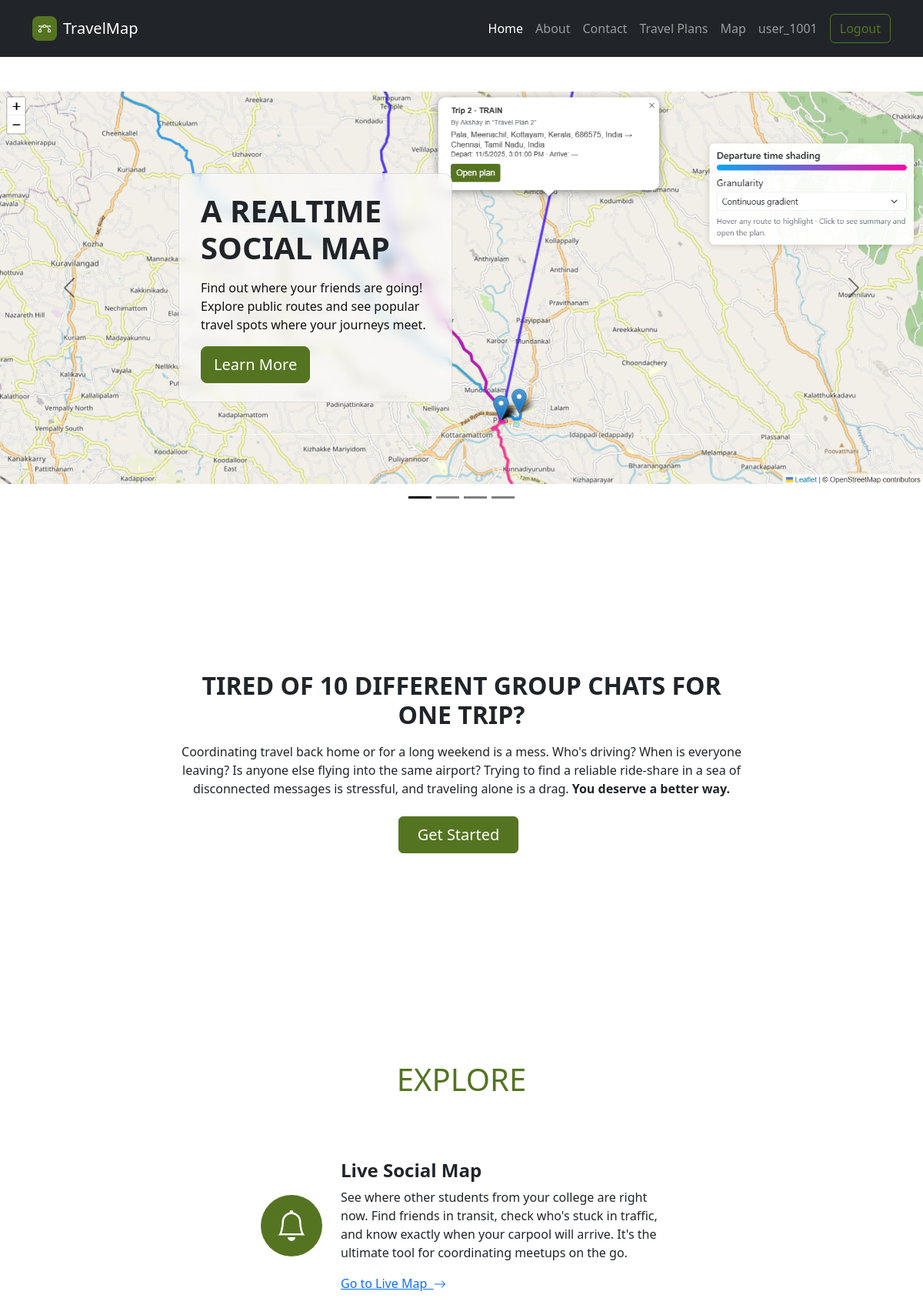
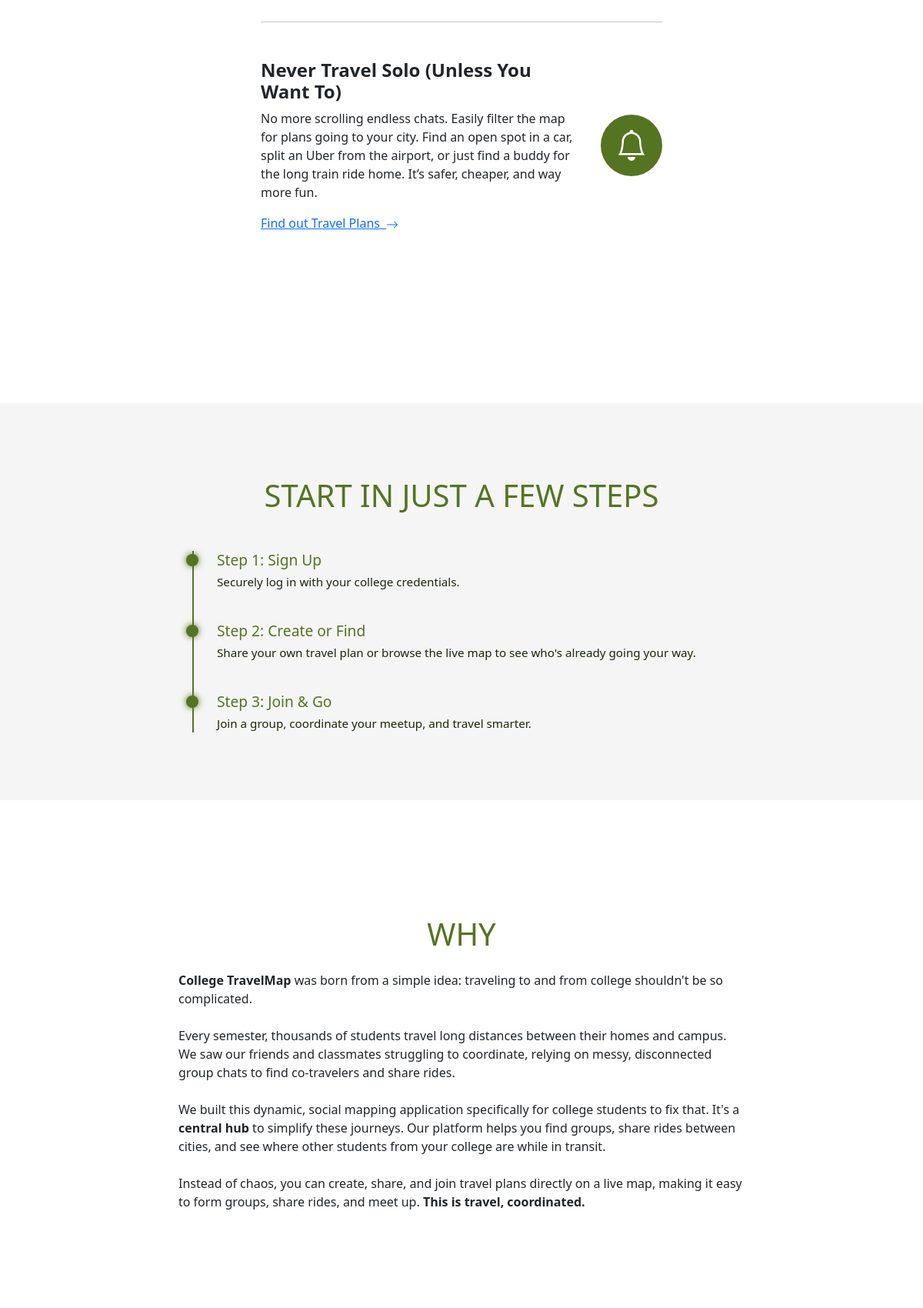
/ (signed in, upper part), run on the app's committed database (2 pictures, top to bottom).
### UI/models.py (models this page shows, shortened)
class carousel(models.Model):
    image = models.ImageField(
        upload_to='SiteSettings/carousel',
        validators=[
            FileExtensionValidator(allowed_extensions=['jpg', 'jpeg', 'png'])
        ],
        null=True,
        blank=True
    )
    title = models.CharField(max_length=100,blank=True,null=True)
    description = models.TextField(blank=True,null=True)
    href = models.CharField(max_length=250,blank=True,null=True)

class features(models.Model):
    logo = models.ImageField(
        upload_to='SiteSettings/features',
        validators=[
            FileExtensionValidator(allowed_extensions=['jpg', 'jpeg', 'png'])
        ],
        null=True,
        blank=True
    )
    title = models.CharField(max_length=100,blank=True,null=True)
    description = models.TextField(blank=True,null=True)
    href_label = models.CharField(max_length=250,blank=True,null=True)
    href = models.CharField(max_length=250,blank=True,null=True)

class step(models.Model):
    title = models.CharField(max_length=100,blank=True,null=True)
    description = models.TextField(blank=True,null=True)
    order = models.PositiveIntegerField(blank=True,null=True,help_text="Used to order steps in the timeline")
    class Meta:
        ordering = ['order']

### UI/views.py (the view)
# urls.py: path("",views.index,name="index"),
def index(request):
    return render(request, 'UI/index.html')

### UI/context_processors.py (called while the page is built)
def site_settings(request):
    index_carousel = carousel.objects.all()
    index_features = features.objects.all()
    index_steps = step.objects.all()
    for item in list(index_carousel) + list(index_features):
        if hasattr(item, 'href') and item.href:
            try:
                item.href = reverse(item.href)
            except:
                pass
    return {
        'index_carousel': index_carousel,
        'index_features': index_features,
        'index_steps': index_steps,
    }

### templates/UI/index.html (shortened to what this page needs)
{% extends 'partials/layout.html' %}
{% load static %}
{% block content %}
<section id="home">
    <div id="carousel-1" class="carousel slide carousel-dark" data-bs-ride="carousel" style="height: 600px;">
        <div class="carousel-inner h-100">
            {% for obj in index_carousel %}
            <div class="carousel-item {% if forloop.first %}active{% endif %} h-100">
                {% if obj.image %}
                    <img class="object-fit-contain w-100 d-block position-absolute h-100" src="{{ obj.image.url }}" alt="Slide Image" style="z-index: -1;">
                {% else %}
                    <img class="object-fit-cover w-100 d-block position-absolute h-100" src="https://cdn.bootstrapstudio.io/placeholders/1400x800.png" alt="Slide Image" style="z-index: -1;">
                {% endif %}
                <div class="container d-flex h-100 flex-column justify-content-center text-dark">
                    <div class="row">
                        <div class="col-md-6 col-xl-4 offset-md-2">
                            <div class="carousel-blur-panel">
                                <h1 class="text-uppercase fw-bold text-dark">{{ obj.title|safe }}</h1>
                                <p class="my-3">{{ obj.description|safe }}</p><a class="btn btn-primary btn-lg me-2" role="button" href="{{ obj.href|safe }}">Learn More</a>
                            </div>
                        </div>
                    </div>
                </div>
            </div>
            {% endfor %}
        </div>
        <div>
            <button class="carousel-control-prev" type="button" data-bs-target="#carousel-1" data-bs-slide="prev">
                <span class="carousel-control-prev-icon" aria-hidden="true"></span>
            </button>
            <button class="carousel-control-next" type="button" data-bs-target="#carousel-1" data-bs-slide="next">
                <span class="carousel-control-next-icon" aria-hidden="true"></span>
            </button>
        </div>
        <div class="carousel-indicators">
            {% for obj in index_carousel %}
                <button type="button" data-bs-target="#carousel-1" data-bs-slide-to="{{ forloop.counter0 }}" class="{% if forloop.first %}active{% endif %}"></button>
            {% endfor %}
        </div>
    </div>
    <section class="py-4 py-xl-5" style="margin-top: 150px;">
        <div class="container h-100">
            <div class="row h-100">
                <div class="col-md-10 col-xl-8 text-center d-flex d-sm-flex d-md-flex justify-content-center align-items-center justify-content-md-start align-items-md-center justify-content-xl-center mx-auto">
                    <div>
                        <h2 class="text-uppercase fw-bold mb-3">Tired of 10 Different Group Chats for One Trip?</h2>
                        <p class="mb-4">
                            Coordinating travel back home or for a long weekend is a mess. Who&#39;s driving? When is everyone leaving? Is anyone else flying into the same airport? Trying to find a reliable ride-share in a sea of disconnected messages is stressful, and traveling alone is a drag. <strong>You deserve a better way.</strong>
                        </p>
                        <a class="btn btn-primary fs-5 me-2 px-4 py-2" href="{% url 'UI:map' %}">Get Started</a>
                    </div>
                </div>
            </div>
        </div>
    </section>
    <div class="container py-4 py-xl-5" style="margin-top: 150px;">
        <div class="row">
            <div class="col-md-8 col-xl-6 p-4 mx-auto">
                <h1 class="text-center mx-auto text-uppercase" style="color: var(--bs-primary); margin-bottom: 80px;">Explore</h1>
                {% for obj in index_features %}
                    {% if not forloop.counter|divisibleby:2 %}
                        <div class="d-flex align-items-center align-items-md-start align-items-xl-center">
                            {% if obj.logo %}
                                Fix me!
                            {% else %}
                            <div class="bs-icon-xl bs-icon-circle bs-icon-primary d-flex flex-shrink-0 justify-content-center align-items-center me-4 d-inline-block bs-icon">
                            </div>
                            {% endif %}
                            <div>
                                <h4><strong>{{ obj.title }}</strong></h4>
                                <p>
                                    {{ obj.description|safe }}
                                </p>
                                <a href="{{ obj.href|safe }}">
                                    {{ obj.href_label }}&nbsp;
                                    <svg xmlns="http://www.w3.org/2000/svg" width="1em" height="1em" fill="currentColor" viewBox="0 0 16 16" class="bi bi-arrow-right">
                                        <path fill-rule="evenodd" d="M1 8a.5.5 0 0 1 .5-.5h11.793l-3.147-3.146a.5.5 0 0 1 .708-.708l4 4a.5.5 0 0 1 0 .708l-4 4a.5.5 0 0 1-.708-.708L13.293 8.5H1.5A.5.5 0 0 1 1 8"></path>
                                    </svg>
                                </a>
                            </div>
                        </div>
                    {% else %}
                        <div class="d-flex align-items-center align-items-md-start align-items-xl-center">
                            <div class="bs-icon-xl bs-icon-circle bs-icon-primary d-flex flex-shrink-0 justify-content-center align-items-center order-last ms-4 d-inline-block bs-icon">
                            </div>
                            <div>
                                <h4><strong>{{ obj.title }}</strong></h4>
                                <p>
                                    {{ obj.description|safe }}
                                </p>
                                <a href="{{ obj.href|safe }}">
                                    {{ obj.href_label }}&nbsp;
                                    <svg class="bi bi-arrow-right" xmlns="http://www.w3.org/2000/svg" width="1em" height="1em" fill="currentColor" viewBox="0 0 16 16">
                                        <path fill-rule="evenodd" d="M1 8a.5.5 0 0 1 .5-.5h11.793l-3.147-3.146a.5.5 0 0 1 .708-.708l4 4a.5.5 0 0 1 0 .708l-4 4a.5.5 0 0 1-.708-.708L13.293 8.5H1.5A.5.5 0 0 1 1 8"></path>
                                    </svg>
                                </a>
                            </div>
                        </div>
                    {% endif %}
                    {% if not forloop.last %}
                        <hr class="my-5">
                    {% endif %}
                {% endfor %}
            </div>
        </div>
    </div>
    <div class="container-fluid py-5" style="background-color: #f5f5f5; margin-top: 150px;">
        <h1 class="text-primary text-center text-uppercase my-5">Start in Just a Few Steps</h1>
        <div id="timeline">
            {% for obj in index_steps %}
                <div class="timeline-step">
                    <div class="dot"></div>
                    <div class="content">
                        <h3>Step {{ obj.order }}: {{ obj.title }}</h3>
                        <p>{{ obj.description|safe }}</p>
                    </div>
                </div>
            {% endfor %}
        </div>
    </div>
     <div id="about" class="container" style="margin-top: 150px;">
        <div class="row">
            <div class="col col-md-8 mx-auto">
                <h1 class="text-center mb-4 mx-auto text-uppercase" style="color: var(--bs-primary);">Why</h1>
                <p class="mx-auto"><strong>College TravelMap</strong> was born from a simple idea: traveling to and from college shouldn&#39;t be so complicated. <br /><br />Every semester, thousands of students travel long distances between their homes and campus. We saw our friends and classmates struggling to coordinate, relying on messy, disconnected group chats to find co-travelers and share rides.<br /><br />We built this dynamic, social mapping application specifically for college students to fix that. It&#39;s a <strong>central hub </strong>to simplify these journeys. Our platform helps you find groups, share rides between cities, and see where other students from your college are while in transit.<br /><br />Instead of chaos, you can create, share, and join travel plans directly on a live map, making it easy to form groups, share rides, and meet up. <strong>This is travel, coordinated.</strong></p>
            </div>
        </div>
    </div>
</section>
{% endblock %}

### templates/partials/navbar.html (shortened to what this page needs)
{% load static %}
<nav class="navbar navbar-expand-md sticky-top bg-body py-3" data-bs-theme="dark">
    <div class="container">
        <a class="navbar-brand d-flex align-items-center" href="{% url 'UI:index' %}">
            <span class="bs-icon-sm bs-icon-rounded bs-icon-primary d-flex justify-content-center align-items-center me-2 bs-icon">
            </span>
            <span>TravelMap</span>
        </a>
        <div id="navcol-2" class="collapse navbar-collapse">
            <ul class="navbar-nav ms-auto">
                <li class="nav-item"><a class="nav-link" href="{% url 'UI:index' %}#home">Home</a></li>
                <li class="nav-item"><a class="nav-link" href="{% url 'UI:index' %}#about">About</a></li>
                <li class="nav-item"><a class="nav-link" href="{% url 'UI:index' %}#contact">Contact</a></li>
                <li class="nav-item"><a class="nav-link {% if request.resolver_match.url_name == 'travelplans' %}active{% endif %}" href="{% url 'UI:travelplans' %}">Travel Plans</a></li>
                <li class="nav-item"><a class="nav-link {% if request.resolver_match.url_name == 'map' %}active{% endif %}" href="{% url 'UI:map' %}">Map</a></li>
                <li class="nav-item">
                    {% if user.is_authenticated %}
                        <a class="nav-link" href="#">{{ user.username }}</a>
                    {% else %}
                        <a class="nav-link {% if request.resolver_match.url_name == 'login' %}active{% endif %}" href="{% url 'UI:login'%}">Login</a>
                    {% endif %}
                </li>
            </ul>
            {% if user.is_authenticated %}
            <form action="/logout/" method="post">
                <button class="btn btn-outline-primary ms-md-2" type="submit" href="{% url 'UI:logout'%}">Logout</button>
                </form>
            {% else %}
                <a class="btn btn-primary ms-md-2" role="button" href="{% url 'UI:register'%}">Sign Up</a>
            {% endif %}
        </div>
    </div>
</nav>

### static/css/bss-overrides.css (style rules this page uses)
:root, [data-bs-theme=light] { --bs-primary: #557421; --bs-primary-rgb: 85,116,33; --bs-primary-text-emphasis: #222E0D; --bs-primary-bg-subtle: #DDE3D3; --bs-primary-border-subtle: #BBC7A6; }
.btn-primary { --bs-btn-color: #fff; --bs-btn-bg: #557421; --bs-btn-border-color: #557421; --bs-btn-hover-color: #fff; --bs-btn-hover-bg: #48631C; --bs-btn-hover-border-color: #445D1A; --bs-btn-focus-shadow-rgb: 230,234,222; --bs-btn-active-color: #fff; --bs-btn-active-bg: #445D1A; --bs-btn-active-border-color: #405719; --bs-btn-disabled-color: #fff; --bs-btn-disabled-bg: #557421; --bs-btn-disabled-border-color: #557421; }
.btn-outline-primary { --bs-btn-color: #557421; --bs-btn-border-color: #557421; --bs-btn-focus-shadow-rgb: 85,116,33; --bs-btn-hover-color: #fff; --bs-btn-hover-bg: #557421; --bs-btn-hover-border-color: #557421; --bs-btn-active-color: #fff; --bs-btn-active-bg: #557421; --bs-btn-active-border-color: #557421; --bs-btn-disabled-color: #557421; --bs-btn-disabled-bg: transparent; --bs-btn-disabled-border-color: #557421; }

### templates/partials/layout.html (style rules this page uses)
html { scroll-behavior: smooth; scroll-padding-top: 80px; }

### templates/UI/index.html (style rules this page uses)
.carousel-blur-panel { max-width: 420px; background: rgba(255, 255, 255, 0.55); backdrop-filter: blur(8px); -webkit-backdrop-filter: blur(8px); border: 1px solid rgba(0, 0, 0, 0.1); border-radius: 0.75rem; padding: 1.25rem 1.5rem; color: #111; }
@media (min-width: 1200px) { .carousel-blur-panel { padding: 1.5rem 1.75rem; } }
#timeline { position: relative; max-width: 700px; width: 100%; padding-left: 30px; border-left: 2px solid var(--bs-primary); margin: auto; }
.timeline-step { position: relative; margin-bottom: 40px; }
.dot { position: absolute; left: -40px; top: 4px; width: 16px; height: 16px; background: var(--bs-primary); border-radius: 50%; box-shadow: 0 0 8px var(--bs-primary); }
.content h3 { margin: 0 0 6px; font-size: 1.2rem; color: var(--bs-primary); }
.content p { margin: 0; font-size: 0.95rem; color: #1d270b; }

### data on the page
carousel: image (picture), title "A REALTIME SOCIAL MAP", description "Find out where your friends are going! Explore public routes and see popular travel spots where your journeys meet."
features: title "Live Social Map", description "See where other students from your college are right now. Find friends in transit, check who's stuck in traffic, and know exactly when your carpool will arrive. It's the ultimate tool for coordinating meetups on the go.", href_label "Go to Live Map"
features: title "Never Travel Solo (Unless You Want To)", description "No more scrolling endless chats. Easily filter the map for plans going to your city. Find an open spot in a car, split an Uber from the airport, or just find a buddy for the long train ride home. It’s safer, cheaper, and way more fun.", href_label "Find out Travel Plans"
step: order "1", title "Sign Up", description "Securely log in with your college credentials."
step: order "2", title "Create or Find", description "Share your own travel plan or browse the live map to see who's already going your way."
step: order "3", title "Join & Go", description "Join a group, coordinate your meetup, and travel smarter."

### other printed values
{{ user.username }} "user_1001"
